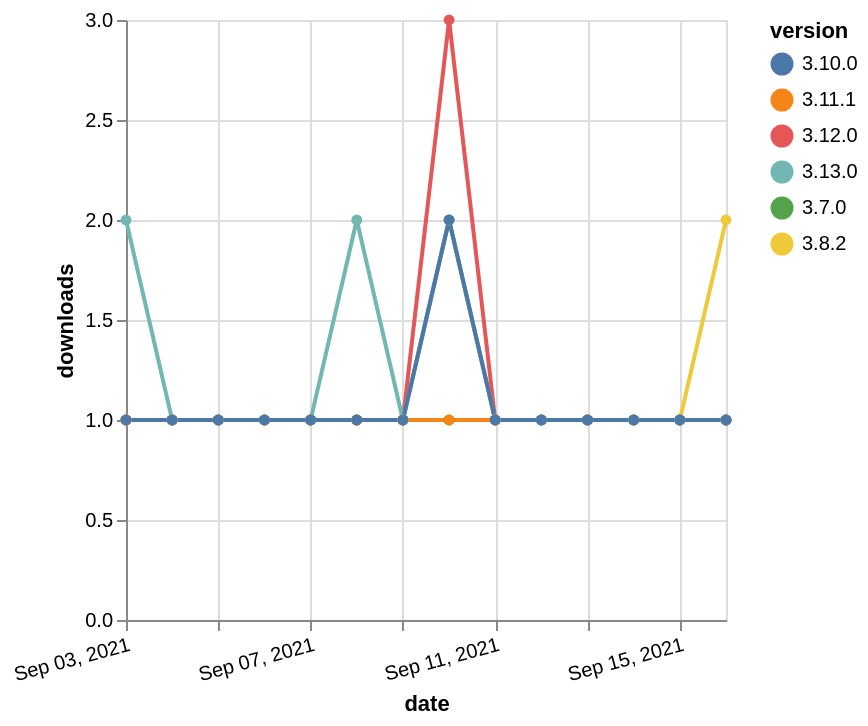

Express this chart as Vega-Lite.
### Vega-Lite specification from a JSON file in a GitHub repository (floating-point values rounded to 4 significant figures)
{"$schema": "https://vega.github.io/schema/vega-lite/v5.json", "description": "A simple bar chart with embedded data.", "data": {"values": [{"date": "2021-09-03", "total": 213, "delta": 1, "version": "3.7.0"}, {"date": "2021-09-04", "total": 214, "delta": 1, "version": "3.7.0"}, {"date": "2021-09-05", "total": 215, "delta": 1, "version": "3.7.0"}, {"date": "2021-09-06", "total": 216, "delta": 1, "version": "3.7.0"}, {"date": "2021-09-07", "total": 217, "delta": 1, "version": "3.7.0"}, {"date": "2021-09-08", "total": 218, "delta": 1, "version": "3.7.0"}, {"date": "2021-09-09", "total": 219, "delta": 1, "version": "3.7.0"}, {"date": "2021-09-10", "total": 220, "delta": 1, "version": "3.7.0"}, {"date": "2021-09-11", "total": 221, "delta": 1, "version": "3.7.0"}, {"date": "2021-09-12", "total": 222, "delta": 1, "version": "3.7.0"}, {"date": "2021-09-13", "total": 223, "delta": 1, "version": "3.7.0"}, {"date": "2021-09-14", "total": 224, "delta": 1, "version": "3.7.0"}, {"date": "2021-09-15", "total": 225, "delta": 1, "version": "3.7.0"}, {"date": "2021-09-16", "total": 226, "delta": 1, "version": "3.7.0"}, {"date": "2021-09-03", "total": 382, "delta": 1, "version": "3.8.2"}, {"date": "2021-09-04", "total": 383, "delta": 1, "version": "3.8.2"}, {"date": "2021-09-05", "total": 384, "delta": 1, "version": "3.8.2"}, {"date": "2021-09-06", "total": 385, "delta": 1, "version": "3.8.2"}, {"date": "2021-09-07", "total": 386, "delta": 1, "version": "3.8.2"}, {"date": "2021-09-08", "total": 387, "delta": 1, "version": "3.8.2"}, {"date": "2021-09-09", "total": 388, "delta": 1, "version": "3.8.2"}, {"date": "2021-09-10", "total": 390, "delta": 2, "version": "3.8.2"}, {"date": "2021-09-11", "total": 391, "delta": 1, "version": "3.8.2"}, {"date": "2021-09-12", "total": 392, "delta": 1, "version": "3.8.2"}, {"date": "2021-09-13", "total": 393, "delta": 1, "version": "3.8.2"}, {"date": "2021-09-14", "total": 394, "delta": 1, "version": "3.8.2"}, {"date": "2021-09-15", "total": 395, "delta": 1, "version": "3.8.2"}, {"date": "2021-09-16", "total": 397, "delta": 2, "version": "3.8.2"}, {"date": "2021-09-03", "total": 165, "delta": 1, "version": "3.12.0"}, {"date": "2021-09-04", "total": 166, "delta": 1, "version": "3.12.0"}, {"date": "2021-09-05", "total": 167, "delta": 1, "version": "3.12.0"}, {"date": "2021-09-06", "total": 168, "delta": 1, "version": "3.12.0"}, {"date": "2021-09-07", "total": 169, "delta": 1, "version": "3.12.0"}, {"date": "2021-09-08", "total": 170, "delta": 1, "version": "3.12.0"}, {"date": "2021-09-09", "total": 171, "delta": 1, "version": "3.12.0"}, {"date": "2021-09-10", "total": 174, "delta": 3, "version": "3.12.0"}, {"date": "2021-09-11", "total": 175, "delta": 1, "version": "3.12.0"}, {"date": "2021-09-12", "total": 176, "delta": 1, "version": "3.12.0"}, {"date": "2021-09-13", "total": 177, "delta": 1, "version": "3.12.0"}, {"date": "2021-09-14", "total": 178, "delta": 1, "version": "3.12.0"}, {"date": "2021-09-15", "total": 179, "delta": 1, "version": "3.12.0"}, {"date": "2021-09-16", "total": 180, "delta": 1, "version": "3.12.0"}, {"date": "2021-09-03", "total": 151, "delta": 1, "version": "3.11.1"}, {"date": "2021-09-04", "total": 152, "delta": 1, "version": "3.11.1"}, {"date": "2021-09-05", "total": 153, "delta": 1, "version": "3.11.1"}, {"date": "2021-09-06", "total": 154, "delta": 1, "version": "3.11.1"}, {"date": "2021-09-07", "total": 155, "delta": 1, "version": "3.11.1"}, {"date": "2021-09-08", "total": 156, "delta": 1, "version": "3.11.1"}, {"date": "2021-09-09", "total": 157, "delta": 1, "version": "3.11.1"}, {"date": "2021-09-10", "total": 158, "delta": 1, "version": "3.11.1"}, {"date": "2021-09-11", "total": 159, "delta": 1, "version": "3.11.1"}, {"date": "2021-09-12", "total": 160, "delta": 1, "version": "3.11.1"}, {"date": "2021-09-13", "total": 161, "delta": 1, "version": "3.11.1"}, {"date": "2021-09-14", "total": 162, "delta": 1, "version": "3.11.1"}, {"date": "2021-09-15", "total": 163, "delta": 1, "version": "3.11.1"}, {"date": "2021-09-16", "total": 164, "delta": 1, "version": "3.11.1"}, {"date": "2021-09-03", "total": 115, "delta": 2, "version": "3.13.0"}, {"date": "2021-09-04", "total": 116, "delta": 1, "version": "3.13.0"}, {"date": "2021-09-05", "total": 117, "delta": 1, "version": "3.13.0"}, {"date": "2021-09-06", "total": 118, "delta": 1, "version": "3.13.0"}, {"date": "2021-09-07", "total": 119, "delta": 1, "version": "3.13.0"}, {"date": "2021-09-08", "total": 121, "delta": 2, "version": "3.13.0"}, {"date": "2021-09-09", "total": 122, "delta": 1, "version": "3.13.0"}, {"date": "2021-09-10", "total": 124, "delta": 2, "version": "3.13.0"}, {"date": "2021-09-11", "total": 125, "delta": 1, "version": "3.13.0"}, {"date": "2021-09-12", "total": 126, "delta": 1, "version": "3.13.0"}, {"date": "2021-09-13", "total": 127, "delta": 1, "version": "3.13.0"}, {"date": "2021-09-14", "total": 128, "delta": 1, "version": "3.13.0"}, {"date": "2021-09-15", "total": 129, "delta": 1, "version": "3.13.0"}, {"date": "2021-09-16", "total": 130, "delta": 1, "version": "3.13.0"}, {"date": "2021-09-03", "total": 163, "delta": 1, "version": "3.10.0"}, {"date": "2021-09-04", "total": 164, "delta": 1, "version": "3.10.0"}, {"date": "2021-09-05", "total": 165, "delta": 1, "version": "3.10.0"}, {"date": "2021-09-06", "total": 166, "delta": 1, "version": "3.10.0"}, {"date": "2021-09-07", "total": 167, "delta": 1, "version": "3.10.0"}, {"date": "2021-09-08", "total": 168, "delta": 1, "version": "3.10.0"}, {"date": "2021-09-09", "total": 169, "delta": 1, "version": "3.10.0"}, {"date": "2021-09-10", "total": 171, "delta": 2, "version": "3.10.0"}, {"date": "2021-09-11", "total": 172, "delta": 1, "version": "3.10.0"}, {"date": "2021-09-12", "total": 173, "delta": 1, "version": "3.10.0"}, {"date": "2021-09-13", "total": 174, "delta": 1, "version": "3.10.0"}, {"date": "2021-09-14", "total": 175, "delta": 1, "version": "3.10.0"}, {"date": "2021-09-15", "total": 176, "delta": 1, "version": "3.10.0"}, {"date": "2021-09-16", "total": 177, "delta": 1, "version": "3.10.0"}]}, "width": "container", "mark": {"type": "line", "point": {"filled": true}}, "encoding": {"x": {"field": "date", "type": "temporal", "timeUnit": "yearmonthdate", "title": "date", "axis": {"labelAngle": -15}}, "y": {"field": "delta", "type": "quantitative", "title": "downloads"}, "color": {"field": "version", "type": "nominal"}, "tooltip": {"field": "delta"}}}
